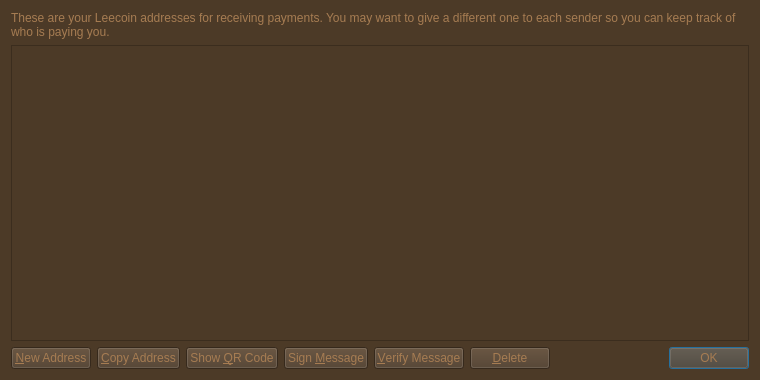
<?xml version="1.0" encoding="UTF-8"?>
<ui version="4.0">
 <class>AddressBookPage</class>
 <widget class="QWidget" name="AddressBookPage">
  <property name="geometry">
   <rect>
    <x>0</x>
    <y>0</y>
    <width>760</width>
    <height>380</height>
   </rect>
  </property>
  <property name="windowTitle">
   <string>Address Book</string>
  </property>
  <property name="styleSheet">
   <string notr="true">background-color: rgb(76, 58, 39);
color: rgb(166, 124, 82);</string>
  </property>
  <layout class="QVBoxLayout" name="verticalLayout">
   <item>
    <widget class="QLabel" name="labelExplanation">
     <property name="text">
      <string>These are your Leecoin addresses for receiving payments. You may want to give a different one to each sender so you can keep track of who is paying you.</string>
     </property>
     <property name="textFormat">
      <enum>Qt::PlainText</enum>
     </property>
     <property name="wordWrap">
      <bool>true</bool>
     </property>
    </widget>
   </item>
   <item>
    <widget class="QTableView" name="tableView">
     <property name="contextMenuPolicy">
      <enum>Qt::CustomContextMenu</enum>
     </property>
     <property name="toolTip">
      <string>Double-click to edit address or label</string>
     </property>
     <property name="tabKeyNavigation">
      <bool>false</bool>
     </property>
     <property name="alternatingRowColors">
      <bool>true</bool>
     </property>
     <property name="selectionMode">
      <enum>QAbstractItemView::SingleSelection</enum>
     </property>
     <property name="selectionBehavior">
      <enum>QAbstractItemView::SelectRows</enum>
     </property>
     <property name="sortingEnabled">
      <bool>true</bool>
     </property>
     <attribute name="verticalHeaderVisible">
      <bool>false</bool>
     </attribute>
    </widget>
   </item>
   <item>
    <layout class="QHBoxLayout" name="horizontalLayout">
     <item>
      <widget class="QPushButton" name="newAddressButton">
       <property name="toolTip">
        <string>Create a new address</string>
       </property>
       <property name="text">
        <string>&amp;New Address</string>
       </property>
       <property name="icon">
        <iconset resource="../bitcoin.qrc">
         <normaloff>:/icons/add</normaloff>:/icons/add</iconset>
       </property>
      </widget>
     </item>
     <item>
      <widget class="QPushButton" name="copyToClipboard">
       <property name="toolTip">
        <string>Copy the currently selected address to the system clipboard</string>
       </property>
       <property name="text">
        <string>&amp;Copy Address</string>
       </property>
       <property name="icon">
        <iconset resource="../bitcoin.qrc">
         <normaloff>:/icons/editcopy</normaloff>:/icons/editcopy</iconset>
       </property>
      </widget>
     </item>
     <item>
      <widget class="QPushButton" name="showQRCode">
       <property name="text">
        <string>Show &amp;QR Code</string>
       </property>
       <property name="icon">
        <iconset resource="../bitcoin.qrc">
         <normaloff>:/icons/qrcode</normaloff>:/icons/qrcode</iconset>
       </property>
      </widget>
     </item>
     <item>
      <widget class="QPushButton" name="signMessage">
       <property name="toolTip">
        <string>Sign a message to prove you own a Leecoin address</string>
       </property>
       <property name="text">
        <string>Sign &amp;Message</string>
       </property>
       <property name="icon">
        <iconset resource="../bitcoin.qrc">
         <normaloff>:/icons/edit</normaloff>:/icons/edit</iconset>
       </property>
      </widget>
     </item>
     <item>
      <widget class="QPushButton" name="verifyMessage">
       <property name="toolTip">
        <string>Verify a message to ensure it was signed with a specified Leecoin address</string>
       </property>
       <property name="text">
        <string>&amp;Verify Message</string>
       </property>
       <property name="icon">
        <iconset resource="../bitcoin.qrc">
         <normaloff>:/icons/transaction_0</normaloff>:/icons/transaction_0</iconset>
       </property>
      </widget>
     </item>
     <item>
      <widget class="QPushButton" name="deleteButton">
       <property name="toolTip">
        <string>Delete the currently selected address from the list</string>
       </property>
       <property name="text">
        <string>&amp;Delete</string>
       </property>
       <property name="icon">
        <iconset resource="../bitcoin.qrc">
         <normaloff>:/icons/remove</normaloff>:/icons/remove</iconset>
       </property>
      </widget>
     </item>
     <item>
      <spacer name="horizontalSpacer">
       <property name="orientation">
        <enum>Qt::Horizontal</enum>
       </property>
       <property name="sizeHint" stdset="0">
        <size>
         <width>40</width>
         <height>20</height>
        </size>
       </property>
      </spacer>
     </item>
     <item>
      <widget class="QDialogButtonBox" name="buttonBox">
       <property name="sizePolicy">
        <sizepolicy hsizetype="Maximum" vsizetype="Fixed">
         <horstretch>0</horstretch>
         <verstretch>0</verstretch>
        </sizepolicy>
       </property>
       <property name="standardButtons">
        <set>QDialogButtonBox::Ok</set>
       </property>
      </widget>
     </item>
    </layout>
   </item>
  </layout>
 </widget>
 <resources>
  <include location="../bitcoin.qrc"/>
 </resources>
 <connections/>
</ui>
